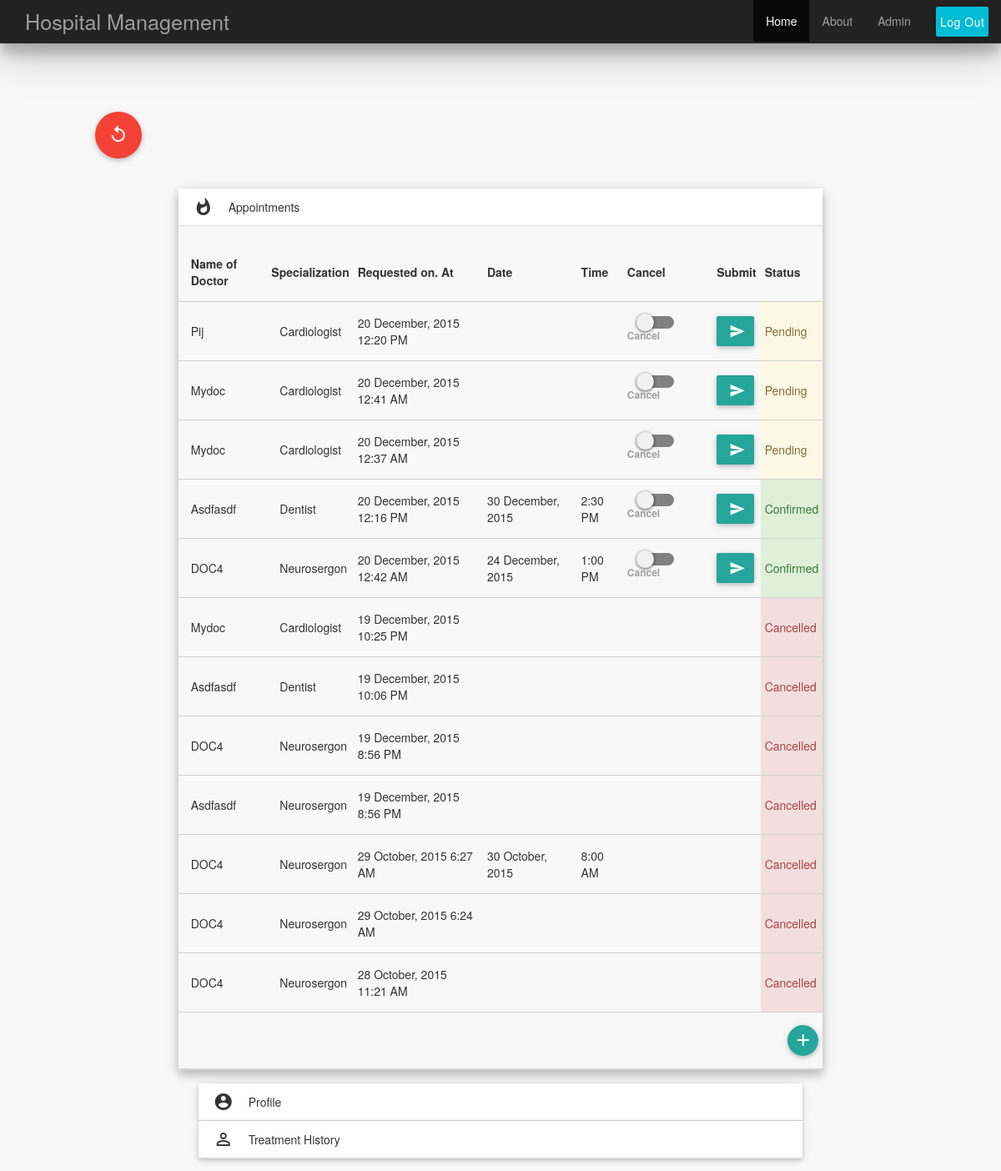
Page /admin_patient.php?pid=9 (signed in) on the committed database.
### tables this page shows
CREATE TABLE IF NOT EXISTS `appointment` (
  `apid` int(11) NOT NULL,
  `did` int(11) DEFAULT NULL,
  `pid` int(11) DEFAULT NULL,
  `request_at` datetime DEFAULT NULL,
  `datetime` datetime NOT NULL,
  `status` enum('pending','confirmed','denied','cancelled') DEFAULT NULL
);

CREATE TABLE IF NOT EXISTS `doctor` (
  `did` int(11) NOT NULL,
  `userid` varchar(500) DEFAULT NULL,
  `name` varchar(200) DEFAULT NULL,
  `sex` enum('male','female','transgender') DEFAULT NULL,
  `dob` date DEFAULT NULL,
  `address` text,
  `mobile` bigint(11) DEFAULT NULL,
  `doj` date DEFAULT NULL,
  `salary` int(11) DEFAULT NULL,
  `specialization` enum('dentist','cardiologist','neurosergon') DEFAULT NULL
);

### admin_patient.php (the view, shortened to what this page needs)
  <?php
	include("function.php");
?>
<!DOCTYPE html>
<html lang="en">
<head>
  <link href="bootstrap/css/bootstrap.min.css" rel="stylesheet">
  <link type="text/css" rel="stylesheet" href="materialize/css/materialize.min.css"  media="screen,projection"/>
</head>
<body>
<?php include('header.php') ?>
<div class="container" id="topContainer">
<div class="row">
  <div class="col s12 m10 offset-m1">
  <a href="admin.php" class="fixed pull-left btn-floating btn-large waves-effect waves-light red"><i class="material-icons">replay</i></a>
  </div>
</div>
<div class="row">
<div class="col s12 m8 offset-m2">
 <ul class="mytr collapsible popout" data-collapsible="accordion">
    <li>
      <div class="collapsible-header active"><i class="material-icons">whatshot</i>Appointments</div>
      <div class="collapsible-body">
        <table class="highlight bordered responsive-table">
          <tbody>
            <tr>
              <th class="jp">Name of Doctor</th>
              <th>Specialization</th>
              <th>Requested on. At</th>
              <th>Date</th>
              <th>Time</th>
              <th>Cancel</th>
              <th>Submit</th>
              <th>Status</th>
            </tr>
            <?php
              $qry="SELECT * FROM `appointment` WHERE `pid`='".$_SESSION['editpid']."' ORDER BY `status` ";
              $result=mysqli_query($link,$qry);
              $i=0;
              while($row=mysqli_fetch_array($result))
              {
                $i=$i+1;
                $qry="SELECT `name`,`specialization` FROM `doctor` where `did`='".$row['did']."'";
                $myresult=mysqli_query($link,$qry);
                $myrow=mysqli_fetch_array($myresult);
                $doctor_name=ucwords($myrow['name']);
                $doctor_specialization=ucwords($myrow['specialization']);
                $requested_at=$row['request_at'];
                if($requested_at!="")
                {
                  $requested_at=date_create($requested_at);
                  $requested_at=date_format($requested_at,"j F, Y g:i A");
                }
                else
                {
                  $requested_at="";
                }
                $status=$row['status'];
                if($status=="pending")
                {
                  $cls="alert-warning";
                }
                else if($status=="confirmed")
                {
                  $cls="alert-success";
                }
                else if($status=="cancelled")
                {
                  $cls="alert-danger";
                }
                echo "<tr class=''>";
                echo "<form method='POST'>";
                echo "<td class='jp'>$doctor_name</td>";
                echo "<td class='jp'>$doctor_specialization</td>";
                echo "<td>$requested_at</td>";
                if($status=="pending")
                {
                  echo "<td></td>";
                  echo "<td></td>";
                }
                else
                {
                  $datetime=$row['datetime'];
                  if($datetime!="0000-00-00 00:00:00")
                  {
                    $datetime=date_create($datetime);
                    $date=date_format($datetime,"j F, Y");
                    $time=date_format($datetime,'g:i A');
                  }
                  else
                  {
                    $date="";
                    $time="";
                  }
                  echo "<td>$date</td>";
                  echo "<td>$time</td>";
                }
                if($status=="pending")
                {
                  echo "<td>
                            <div class='switch'><label><input type='checkbox' name='$i' value='cancel'><span class='lever'></span>Cancel</label></div></td>";
                  echo "<td><button class='btn mybtn waves-effect waves-light' type='submit' name='action' value='submit'><i class='material-icons right'>send</i></button></td>";
                }
                else if($status=="confirmed")
                {
                   echo "<td><div class='switch'><label><input type='checkbox' name='$i' value='cancel'><span class='lever'></span>Cancel</label></div></td>";
                  echo "<td><button class='btn mybtn waves-effect waves-light' type='submit' name='action' value='submit'><i class='material-icons right'>send</i></button></td>";
                }
                else
                {
                  echo "<td></td>";
                  echo "<td></td>";
                }
                echo "<td class='$cls'>".ucwords($status)."</td>";
                echo "</form>";
                echo "</tr>";
              }
            ?>
            <tr id="addapt" style="display:none">
            <tr>
            <tr id="addrow">
              <td></td><td></td><td></td><td></td><td></td><td></td><td></td>
              <td>
                <div>
                  <a id="add" class='center-align btn-floating secondary-content'><i class='material-icons'>add</i></a>
                </div>
              </td>
            </tr>
          </tbody>
        </table>
      </div>
    </li>
    <li>
      <div class="collapsible-header"><i class="material-icons">account_circle</i>Profile</div>
    </li>
    <li>
      <div class="collapsible-header"><i class="material-icons">perm_identity</i>Treatment History</div>
    </li>
  </ul>
</div>
</div>
</div>
</body>
</html>

### header.php (shortened to what this page needs)
<div class="nav  z-depth-3 navbar-inverse navbar-fixed-top" style="color:#212121">
  <div class="container-fluid">
    <div class="navbar-header">
      <a class="navbar-brand flow-text" href="index.php">Hospital Management</a>
    </div>
    <div class="collapse navbar-collapse">
      <form id="logoutform"class="navbar-form navbar-right" method="POST">
        <button id="logout" type="submit" name="submit" value="Log Out" class="btn btn-success waves-effect waves-light cyan">Log Out</button>
      </form>
      <ul class="navbar-right nav navbar-nav">
        <li class="home active"><a href="index.php">Home</a></li>
        <li><a  href="#about">About</a></li>
        <li><a  id="myadminlogin" class="modal-trigger" href="#adminloginform">Admin</a></li>
      </ul>
    </div>
  </div>
</div>

### admin_patient.php (style rules this page uses)
body { padding-top: 50px; min-width: 100%; max-width: 100%; background-color: #F8F8F8; }
.container { min-width: 100%; }
.navbar-brand { font-size:1.8em; }
#topContainer { width:100%; padding-top:7%; background-size: cover; }
.jp { padding-left:15px; }
.mybtn { padding-left:0px; padding-right: 10px; }
#logout { padding-left:5px; text-transform: capitalize; padding-right:5px; }

### header.php (style rules this page uses)
body { background-image: url("images/back2.jpg"); background-size: cover; background-attachment: fixed; }

### rows in the picture
appointment: did.name "Pij", did.specialization "Cardiologist", request_at "20 December, 2015 12:20 PM", status "Pending"
appointment: did.name "Mydoc", did.specialization "Cardiologist", request_at "20 December, 2015 12:41 AM", status "Pending"
appointment: did.name "Mydoc", did.specialization "Cardiologist", request_at "20 December, 2015 12:37 AM", status "Pending"
appointment: did.name "Asdfasdf", did.specialization "Dentist", request_at "20 December, 2015 12:16 PM", datetime "30 December, 2015", datetime "2:30 PM", status "Confirmed"
appointment: did.name "DOC4", did.specialization "Neurosergon", request_at "20 December, 2015 12:42 AM", datetime "24 December, 2015", datetime "1:00 PM", status "Confirmed"
appointment: did.name "Mydoc", did.specialization "Cardiologist", request_at "19 December, 2015 10:25 PM", status "Cancelled"
appointment: did.name "Asdfasdf", did.specialization "Dentist", request_at "19 December, 2015 10:06 PM", status "Cancelled"
appointment: did.name "DOC4", did.specialization "Neurosergon", request_at "19 December, 2015 8:56 PM", status "Cancelled"
appointment: did.name "Asdfasdf", did.specialization "Neurosergon", request_at "19 December, 2015 8:56 PM", status "Cancelled"
appointment: did.name "DOC4", did.specialization "Neurosergon", request_at "29 October, 2015 6:27 AM", datetime "30 October, 2015", datetime "8:00 AM", status "Cancelled"
appointment: did.name "DOC4", did.specialization "Neurosergon", request_at "29 October, 2015 6:24 AM", status "Cancelled"
appointment: did.name "DOC4", did.specialization "Neurosergon", request_at "28 October, 2015 11:21 AM", status "Cancelled"
